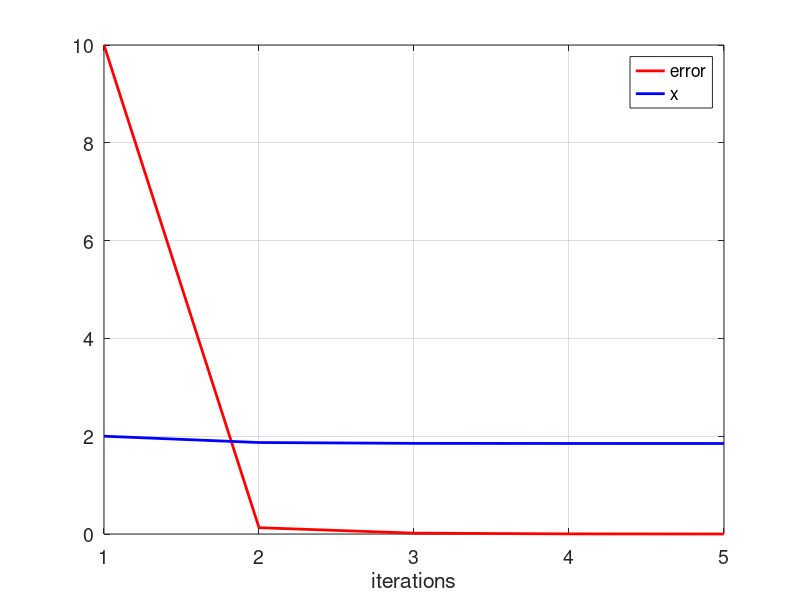

Reproduce this figure in MATLAB.
init_value = 2
i= 1;
e(i) =10;

while (e(i) > 0.001)
    if(i == 1)
        x(i) = init_value;
        
    end
g(i) = real(sqrt((x(i)+5)/2));
i= i+1;

x(i)= g(i-1);
e(i)= abs(x(i-1)-x(i));

if (e(i) > 50);
    break;
    
end
end

tamanio = size (e)
ite = 1:1:tamanio (2);

figure ('DefaultAxesFontsize', 14)
set (gcf, 'color','white');
plot(ite,e,'color',[1 0 0],'LineWidth', 2);
grid on
hold on
plot(ite,x,'color', [0 0 1], 'LineWidth', 2);
xlabel('iterations')
%ylabel('error')
legend('error','x')
